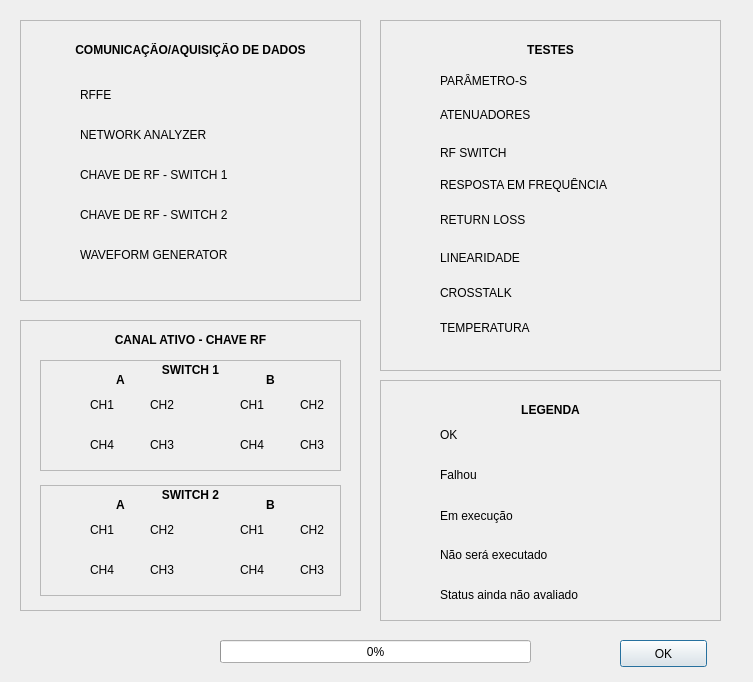
 <widget class="QDialog" name="Dialog">
  <property name="geometry">
   <rect>
    <x>0</x>
    <y>0</y>
    <width>753</width>
    <height>682</height>
   </rect>
  </property>
  <property name="windowTitle">
   <string>Status</string>
  </property>
  <widget class="QFrame" name="frame">
   <property name="geometry">
    <rect>
     <x>20</x>
     <y>20</y>
     <width>341</width>
     <height>281</height>
    </rect>
   </property>
   <property name="frameShape">
    <enum>QFrame::StyledPanel</enum>
   </property>
   <property name="frameShadow">
    <enum>QFrame::Raised</enum>
   </property>
   <widget class="QLabel" name="label_4">
    <property name="geometry">
     <rect>
      <x>60</x>
      <y>185</y>
      <width>161</width>
      <height>21</height>
     </rect>
    </property>
    <property name="text">
     <string>&lt;html&gt;&lt;head/&gt;&lt;body&gt;&lt;p&gt;CHAVE DE RF - SWITCH 2&lt;/p&gt;&lt;/body&gt;&lt;/html&gt;</string>
    </property>
   </widget>
   <widget class="QLabel" name="label">
    <property name="geometry">
     <rect>
      <x>60</x>
      <y>65</y>
      <width>51</width>
      <height>21</height>
     </rect>
    </property>
    <property name="text">
     <string>&lt;html&gt;&lt;head/&gt;&lt;body&gt;&lt;p&gt;RFFE&lt;/p&gt;&lt;/body&gt;&lt;/html&gt;</string>
    </property>
   </widget>
   <widget class="KLed" name="kled_NETWORK">
    <property name="geometry">
     <rect>
      <x>20</x>
      <y>100</y>
      <width>28</width>
      <height>28</height>
     </rect>
    </property>
    <property name="state">
     <enum>KLed::Off</enum>
    </property>
   </widget>
   <widget class="KLed" name="kled_SWITCH2">
    <property name="geometry">
     <rect>
      <x>20</x>
      <y>180</y>
      <width>28</width>
      <height>28</height>
     </rect>
    </property>
    <property name="state">
     <enum>KLed::Off</enum>
    </property>
   </widget>
   <widget class="KLed" name="kled_RFFE">
    <property name="geometry">
     <rect>
      <x>20</x>
      <y>60</y>
      <width>28</width>
      <height>28</height>
     </rect>
    </property>
    <property name="state">
     <enum>KLed::Off</enum>
    </property>
   </widget>
   <widget class="QLabel" name="label_3">
    <property name="geometry">
     <rect>
      <x>60</x>
      <y>145</y>
      <width>251</width>
      <height>21</height>
     </rect>
    </property>
    <property name="text">
     <string>&lt;html&gt;&lt;head/&gt;&lt;body&gt;&lt;p&gt;CHAVE DE RF - SWITCH 1&lt;/p&gt;&lt;/body&gt;&lt;/html&gt;</string>
    </property>
   </widget>
   <widget class="KLed" name="kled_SWITCH1">
    <property name="geometry">
     <rect>
      <x>20</x>
      <y>140</y>
      <width>28</width>
      <height>28</height>
     </rect>
    </property>
    <property name="state">
     <enum>KLed::Off</enum>
    </property>
   </widget>
   <widget class="QLabel" name="label_2">
    <property name="geometry">
     <rect>
      <x>60</x>
      <y>105</y>
      <width>201</width>
      <height>21</height>
     </rect>
    </property>
    <property name="text">
     <string>&lt;html&gt;&lt;head/&gt;&lt;body&gt;&lt;p&gt;NETWORK ANALYZER&lt;/p&gt;&lt;/body&gt;&lt;/html&gt;</string>
    </property>
   </widget>
   <widget class="QLabel" name="label_5">
    <property name="geometry">
     <rect>
      <x>0</x>
      <y>20</y>
      <width>341</width>
      <height>20</height>
     </rect>
    </property>
    <property name="text">
     <string>&lt;html&gt;&lt;head/&gt;&lt;body&gt;&lt;p align=&quot;center&quot;&gt;&lt;span style=&quot; font-weight:600;&quot;&gt;COMUNICAÇÃO/AQUISIÇÃO DE DADOS&lt;/span&gt;&lt;/p&gt;&lt;/body&gt;&lt;/html&gt;</string>
    </property>
   </widget>
   <widget class="QLabel" name="label_14">
    <property name="geometry">
     <rect>
      <x>60</x>
      <y>225</y>
      <width>171</width>
      <height>21</height>
     </rect>
    </property>
    <property name="text">
     <string>&lt;html&gt;&lt;head/&gt;&lt;body&gt;&lt;p&gt;WAVEFORM GENERATOR&lt;/p&gt;&lt;/body&gt;&lt;/html&gt;</string>
    </property>
   </widget>
   <widget class="KLed" name="kled_WAVEFORM">
    <property name="geometry">
     <rect>
      <x>20</x>
      <y>220</y>
      <width>28</width>
      <height>28</height>
     </rect>
    </property>
    <property name="state">
     <enum>KLed::Off</enum>
    </property>
   </widget>
  </widget>
  <widget class="QFrame" name="frame_2">
   <property name="geometry">
    <rect>
     <x>380</x>
     <y>20</y>
     <width>341</width>
     <height>351</height>
    </rect>
   </property>
   <property name="frameShape">
    <enum>QFrame::StyledPanel</enum>
   </property>
   <property name="frameShadow">
    <enum>QFrame::Raised</enum>
   </property>
   <widget class="QLabel" name="label_6">
    <property name="geometry">
     <rect>
      <x>60</x>
      <y>155</y>
      <width>181</width>
      <height>20</height>
     </rect>
    </property>
    <property name="text">
     <string>&lt;html&gt;&lt;head/&gt;&lt;body&gt;&lt;p&gt;RESPOSTA EM FREQUÊNCIA&lt;/p&gt;&lt;/body&gt;&lt;/html&gt;</string>
    </property>
   </widget>
   <widget class="QLabel" name="label_7">
    <property name="geometry">
     <rect>
      <x>60</x>
      <y>51</y>
      <width>121</width>
      <height>20</height>
     </rect>
    </property>
    <property name="text">
     <string>&lt;html&gt;&lt;head/&gt;&lt;body&gt;&lt;p&gt;PARÂMETRO-S&lt;/p&gt;&lt;/body&gt;&lt;/html&gt;</string>
    </property>
   </widget>
   <widget class="KLed" name="kled_ATENUADORES_TEST">
    <property name="geometry">
     <rect>
      <x>20</x>
      <y>80</y>
      <width>31</width>
      <height>31</height>
     </rect>
    </property>
    <property name="state">
     <enum>KLed::Off</enum>
    </property>
   </widget>
   <widget class="KLed" name="kled_RESP_FREQ_TEST">
    <property name="geometry">
     <rect>
      <x>20</x>
      <y>150</y>
      <width>31</width>
      <height>31</height>
     </rect>
    </property>
    <property name="state">
     <enum>KLed::Off</enum>
    </property>
   </widget>
   <widget class="KLed" name="kled_PARAMETRO_S_TEST">
    <property name="geometry">
     <rect>
      <x>20</x>
      <y>45</y>
      <width>31</width>
      <height>31</height>
     </rect>
    </property>
    <property name="state">
     <enum>KLed::Off</enum>
    </property>
   </widget>
   <widget class="QLabel" name="label_8">
    <property name="geometry">
     <rect>
      <x>60</x>
      <y>125</y>
      <width>81</width>
      <height>16</height>
     </rect>
    </property>
    <property name="text">
     <string>&lt;html&gt;&lt;head/&gt;&lt;body&gt;&lt;p&gt;RF SWITCH&lt;/p&gt;&lt;/body&gt;&lt;/html&gt;</string>
    </property>
   </widget>
   <widget class="KLed" name="kled_RF_SWITCH_TEST">
    <property name="geometry">
     <rect>
      <x>20</x>
      <y>115</y>
      <width>31</width>
      <height>31</height>
     </rect>
    </property>
    <property name="state">
     <enum>KLed::Off</enum>
    </property>
   </widget>
   <widget class="QLabel" name="label_9">
    <property name="geometry">
     <rect>
      <x>60</x>
      <y>85</y>
      <width>201</width>
      <height>21</height>
     </rect>
    </property>
    <property name="text">
     <string>&lt;html&gt;&lt;head/&gt;&lt;body&gt;&lt;p&gt;ATENUADORES&lt;/p&gt;&lt;/body&gt;&lt;/html&gt;</string>
    </property>
   </widget>
   <widget class="QLabel" name="label_10">
    <property name="geometry">
     <rect>
      <x>0</x>
      <y>20</y>
      <width>341</width>
      <height>20</height>
     </rect>
    </property>
    <property name="text">
     <string>&lt;html&gt;&lt;head/&gt;&lt;body&gt;&lt;p align=&quot;center&quot;&gt;&lt;span style=&quot; font-weight:600;&quot;&gt;TESTES&lt;/span&gt;&lt;/p&gt;&lt;/body&gt;&lt;/html&gt;</string>
    </property>
   </widget>
   <widget class="KLed" name="kled_RETURN_LOSS_TEST">
    <property name="geometry">
     <rect>
      <x>20</x>
      <y>185</y>
      <width>31</width>
      <height>31</height>
     </rect>
    </property>
    <property name="state">
     <enum>KLed::Off</enum>
    </property>
   </widget>
   <widget class="QLabel" name="label_12">
    <property name="geometry">
     <rect>
      <x>60</x>
      <y>190</y>
      <width>141</width>
      <height>21</height>
     </rect>
    </property>
    <property name="text">
     <string>&lt;html&gt;&lt;head/&gt;&lt;body&gt;&lt;p&gt;RETURN LOSS&lt;/p&gt;&lt;/body&gt;&lt;/html&gt;</string>
    </property>
   </widget>
   <widget class="KLed" name="kled_LINEARIDADE_TEST">
    <property name="geometry">
     <rect>
      <x>20</x>
      <y>220</y>
      <width>31</width>
      <height>31</height>
     </rect>
    </property>
    <property name="state">
     <enum>KLed::Off</enum>
    </property>
   </widget>
   <widget class="QLabel" name="label_13">
    <property name="geometry">
     <rect>
      <x>60</x>
      <y>230</y>
      <width>141</width>
      <height>16</height>
     </rect>
    </property>
    <property name="text">
     <string>&lt;html&gt;&lt;head/&gt;&lt;body&gt;&lt;p&gt;LINEARIDADE&lt;/p&gt;&lt;/body&gt;&lt;/html&gt;</string>
    </property>
   </widget>
   <widget class="KLed" name="kled_CROSSTALK_TEST">
    <property name="geometry">
     <rect>
      <x>20</x>
      <y>255</y>
      <width>31</width>
      <height>31</height>
     </rect>
    </property>
    <property name="state">
     <enum>KLed::Off</enum>
    </property>
   </widget>
   <widget class="QLabel" name="label_15">
    <property name="geometry">
     <rect>
      <x>60</x>
      <y>265</y>
      <width>141</width>
      <height>16</height>
     </rect>
    </property>
    <property name="text">
     <string>&lt;html&gt;&lt;head/&gt;&lt;body&gt;&lt;p&gt;CROSSTALK&lt;/p&gt;&lt;/body&gt;&lt;/html&gt;</string>
    </property>
   </widget>
   <widget class="KLed" name="kled_TEMPERATURE_TEST">
    <property name="geometry">
     <rect>
      <x>20</x>
      <y>290</y>
      <width>31</width>
      <height>31</height>
     </rect>
    </property>
    <property name="state">
     <enum>KLed::Off</enum>
    </property>
   </widget>
   <widget class="QLabel" name="label_16">
    <property name="geometry">
     <rect>
      <x>60</x>
      <y>300</y>
      <width>101</width>
      <height>16</height>
     </rect>
    </property>
    <property name="text">
     <string>&lt;html&gt;&lt;head/&gt;&lt;body&gt;&lt;p&gt;TEMPERATURA&lt;/p&gt;&lt;/body&gt;&lt;/html&gt;</string>
    </property>
   </widget>
  </widget>
  <widget class="QFrame" name="frame_4">
   <property name="geometry">
    <rect>
     <x>380</x>
     <y>380</y>
     <width>341</width>
     <height>241</height>
    </rect>
   </property>
   <property name="frameShape">
    <enum>QFrame::StyledPanel</enum>
   </property>
   <property name="frameShadow">
    <enum>QFrame::Raised</enum>
   </property>
   <widget class="QLabel" name="label_27">
    <property name="geometry">
     <rect>
      <x>60</x>
      <y>45</y>
      <width>51</width>
      <height>21</height>
     </rect>
    </property>
    <property name="text">
     <string>&lt;html&gt;&lt;head/&gt;&lt;body&gt;&lt;p&gt;OK&lt;/p&gt;&lt;/body&gt;&lt;/html&gt;</string>
    </property>
   </widget>
   <widget class="KLed" name="kled_statusFAIL">
    <property name="geometry">
     <rect>
      <x>20</x>
      <y>80</y>
      <width>28</width>
      <height>28</height>
     </rect>
    </property>
    <property name="color">
     <color>
      <red>255</red>
      <green>0</green>
      <blue>0</blue>
     </color>
    </property>
   </widget>
   <widget class="KLed" name="kled_statusOK">
    <property name="geometry">
     <rect>
      <x>20</x>
      <y>40</y>
      <width>28</width>
      <height>28</height>
     </rect>
    </property>
   </widget>
   <widget class="QLabel" name="label_28">
    <property name="geometry">
     <rect>
      <x>60</x>
      <y>165</y>
      <width>251</width>
      <height>21</height>
     </rect>
    </property>
    <property name="text">
     <string>&lt;html&gt;&lt;head/&gt;&lt;body&gt;&lt;p&gt;Não será executado&lt;/p&gt;&lt;/body&gt;&lt;/html&gt;</string>
    </property>
   </widget>
   <widget class="KLed" name="kled_statusNotUsed">
    <property name="geometry">
     <rect>
      <x>20</x>
      <y>160</y>
      <width>28</width>
      <height>28</height>
     </rect>
    </property>
    <property name="color">
     <color>
      <red>0</red>
      <green>0</green>
      <blue>255</blue>
     </color>
    </property>
   </widget>
   <widget class="QLabel" name="label_29">
    <property name="geometry">
     <rect>
      <x>60</x>
      <y>85</y>
      <width>201</width>
      <height>21</height>
     </rect>
    </property>
    <property name="text">
     <string>&lt;html&gt;&lt;head/&gt;&lt;body&gt;&lt;p&gt;Falhou&lt;/p&gt;&lt;/body&gt;&lt;/html&gt;</string>
    </property>
   </widget>
   <widget class="QLabel" name="label_30">
    <property name="geometry">
     <rect>
      <x>0</x>
      <y>20</y>
      <width>341</width>
      <height>20</height>
     </rect>
    </property>
    <property name="text">
     <string>&lt;html&gt;&lt;head/&gt;&lt;body&gt;&lt;p align=&quot;center&quot;&gt;&lt;span style=&quot; font-weight:600;&quot;&gt;LEGENDA&lt;/span&gt;&lt;/p&gt;&lt;/body&gt;&lt;/html&gt;</string>
    </property>
   </widget>
   <widget class="KLed" name="kled_statusNaoAvaliado">
    <property name="geometry">
     <rect>
      <x>20</x>
      <y>200</y>
      <width>28</width>
      <height>28</height>
     </rect>
    </property>
    <property name="state">
     <enum>KLed::Off</enum>
    </property>
   </widget>
   <widget class="QLabel" name="label_31">
    <property name="geometry">
     <rect>
      <x>60</x>
      <y>205</y>
      <width>251</width>
      <height>21</height>
     </rect>
    </property>
    <property name="text">
     <string>&lt;html&gt;&lt;head/&gt;&lt;body&gt;&lt;p&gt;Status ainda não avaliado&lt;/p&gt;&lt;/body&gt;&lt;/html&gt;</string>
    </property>
   </widget>
   <widget class="KLed" name="kled_statusExecutando">
    <property name="geometry">
     <rect>
      <x>20</x>
      <y>120</y>
      <width>28</width>
      <height>28</height>
     </rect>
    </property>
    <property name="color">
     <color>
      <red>255</red>
      <green>255</green>
      <blue>0</blue>
     </color>
    </property>
   </widget>
   <widget class="QLabel" name="label_32">
    <property name="geometry">
     <rect>
      <x>60</x>
      <y>126</y>
      <width>201</width>
      <height>20</height>
     </rect>
    </property>
    <property name="text">
     <string>&lt;html&gt;&lt;head/&gt;&lt;body&gt;&lt;p&gt;Em execução&lt;/p&gt;&lt;/body&gt;&lt;/html&gt;</string>
    </property>
   </widget>
  </widget>
  <widget class="QPushButton" name="OK_Button">
   <property name="geometry">
    <rect>
     <x>620</x>
     <y>640</y>
     <width>87</width>
     <height>27</height>
    </rect>
   </property>
   <property name="text">
    <string>OK</string>
   </property>
  </widget>
  <widget class="QProgressBar" name="progressBar">
   <property name="geometry">
    <rect>
     <x>220</x>
     <y>640</y>
     <width>311</width>
     <height>23</height>
    </rect>
   </property>
   <property name="value">
    <number>0</number>
   </property>
  </widget>
  <widget class="QFrame" name="frame_3">
   <property name="geometry">
    <rect>
     <x>20</x>
     <y>320</y>
     <width>341</width>
     <height>291</height>
    </rect>
   </property>
   <property name="frameShape">
    <enum>QFrame::StyledPanel</enum>
   </property>
   <property name="frameShadow">
    <enum>QFrame::Raised</enum>
   </property>
   <widget class="QLabel" name="label_33">
    <property name="geometry">
     <rect>
      <x>0</x>
      <y>10</y>
      <width>341</width>
      <height>20</height>
     </rect>
    </property>
    <property name="text">
     <string>&lt;html&gt;&lt;head/&gt;&lt;body&gt;&lt;p align=&quot;center&quot;&gt;&lt;span style=&quot; font-weight:600;&quot;&gt;CANAL ATIVO - CHAVE RF&lt;/span&gt;&lt;/p&gt;&lt;/body&gt;&lt;/html&gt;</string>
    </property>
   </widget>
   <widget class="KLed" name="kled_CH1_B_SWITCH2">
    <property name="geometry">
     <rect>
      <x>190</x>
      <y>195</y>
      <width>28</width>
      <height>28</height>
     </rect>
    </property>
    <property name="state">
     <enum>KLed::Off</enum>
    </property>
   </widget>
   <widget class="QLabel" name="label_36">
    <property name="geometry">
     <rect>
      <x>280</x>
      <y>200</y>
      <width>31</width>
      <height>21</height>
     </rect>
    </property>
    <property name="text">
     <string>&lt;html&gt;&lt;head/&gt;&lt;body&gt;&lt;p&gt;CH2&lt;/p&gt;&lt;/body&gt;&lt;/html&gt;</string>
    </property>
   </widget>
   <widget class="KLed" name="kled_CH4_B_SWITCH2">
    <property name="geometry">
     <rect>
      <x>190</x>
      <y>235</y>
      <width>28</width>
      <height>28</height>
     </rect>
    </property>
    <property name="state">
     <enum>KLed::Off</enum>
    </property>
   </widget>
   <widget class="QLabel" name="label_37">
    <property name="geometry">
     <rect>
      <x>220</x>
      <y>240</y>
      <width>31</width>
      <height>21</height>
     </rect>
    </property>
    <property name="text">
     <string>&lt;html&gt;&lt;head/&gt;&lt;body&gt;&lt;p&gt;CH4&lt;/p&gt;&lt;/body&gt;&lt;/html&gt;</string>
    </property>
   </widget>
   <widget class="KLed" name="kled_CH2_B_SWITCH2">
    <property name="geometry">
     <rect>
      <x>250</x>
      <y>195</y>
      <width>28</width>
      <height>28</height>
     </rect>
    </property>
    <property name="state">
     <enum>KLed::Off</enum>
    </property>
   </widget>
   <widget class="KLed" name="kled_CH3_B_SWITCH2">
    <property name="geometry">
     <rect>
      <x>250</x>
      <y>235</y>
      <width>28</width>
      <height>28</height>
     </rect>
    </property>
    <property name="state">
     <enum>KLed::Off</enum>
    </property>
   </widget>
   <widget class="QLabel" name="label_38">
    <property name="geometry">
     <rect>
      <x>220</x>
      <y>200</y>
      <width>31</width>
      <height>21</height>
     </rect>
    </property>
    <property name="text">
     <string>&lt;html&gt;&lt;head/&gt;&lt;body&gt;&lt;p&gt;CH1&lt;/p&gt;&lt;/body&gt;&lt;/html&gt;</string>
    </property>
   </widget>
   <widget class="QLabel" name="label_39">
    <property name="geometry">
     <rect>
      <x>280</x>
      <y>240</y>
      <width>31</width>
      <height>21</height>
     </rect>
    </property>
    <property name="text">
     <string>&lt;html&gt;&lt;head/&gt;&lt;body&gt;&lt;p&gt;CH3&lt;/p&gt;&lt;/body&gt;&lt;/html&gt;</string>
    </property>
   </widget>
   <widget class="KLed" name="kled_CH3_A_SWITCH2">
    <property name="geometry">
     <rect>
      <x>100</x>
      <y>235</y>
      <width>28</width>
      <height>28</height>
     </rect>
    </property>
    <property name="state">
     <enum>KLed::Off</enum>
    </property>
   </widget>
   <widget class="QLabel" name="label_40">
    <property name="geometry">
     <rect>
      <x>130</x>
      <y>200</y>
      <width>31</width>
      <height>21</height>
     </rect>
    </property>
    <property name="text">
     <string>&lt;html&gt;&lt;head/&gt;&lt;body&gt;&lt;p&gt;CH2&lt;/p&gt;&lt;/body&gt;&lt;/html&gt;</string>
    </property>
   </widget>
   <widget class="QLabel" name="label_41">
    <property name="geometry">
     <rect>
      <x>130</x>
      <y>240</y>
      <width>31</width>
      <height>21</height>
     </rect>
    </property>
    <property name="text">
     <string>&lt;html&gt;&lt;head/&gt;&lt;body&gt;&lt;p&gt;CH3&lt;/p&gt;&lt;/body&gt;&lt;/html&gt;</string>
    </property>
   </widget>
   <widget class="QLabel" name="label_42">
    <property name="geometry">
     <rect>
      <x>70</x>
      <y>240</y>
      <width>31</width>
      <height>21</height>
     </rect>
    </property>
    <property name="text">
     <string>&lt;html&gt;&lt;head/&gt;&lt;body&gt;&lt;p&gt;CH4&lt;/p&gt;&lt;/body&gt;&lt;/html&gt;</string>
    </property>
   </widget>
   <widget class="KLed" name="kled_CH4_A_SWITCH2">
    <property name="geometry">
     <rect>
      <x>40</x>
      <y>235</y>
      <width>28</width>
      <height>28</height>
     </rect>
    </property>
    <property name="state">
     <enum>KLed::Off</enum>
    </property>
   </widget>
   <widget class="KLed" name="kled_CH1_A_SWITCH2">
    <property name="geometry">
     <rect>
      <x>40</x>
      <y>195</y>
      <width>28</width>
      <height>28</height>
     </rect>
    </property>
    <property name="state">
     <enum>KLed::Off</enum>
    </property>
   </widget>
   <widget class="QLabel" name="label_43">
    <property name="geometry">
     <rect>
      <x>70</x>
      <y>200</y>
      <width>31</width>
      <height>21</height>
     </rect>
    </property>
    <property name="text">
     <string>&lt;html&gt;&lt;head/&gt;&lt;body&gt;&lt;p&gt;CH1&lt;/p&gt;&lt;/body&gt;&lt;/html&gt;</string>
    </property>
   </widget>
   <widget class="KLed" name="kled_CH2_A_SWITCH2">
    <property name="geometry">
     <rect>
      <x>100</x>
      <y>195</y>
      <width>28</width>
      <height>28</height>
     </rect>
    </property>
    <property name="state">
     <enum>KLed::Off</enum>
    </property>
   </widget>
   <widget class="QFrame" name="frame_5">
    <property name="geometry">
     <rect>
      <x>20</x>
      <y>165</y>
      <width>301</width>
      <height>111</height>
     </rect>
    </property>
    <property name="frameShape">
     <enum>QFrame::StyledPanel</enum>
    </property>
    <property name="frameShadow">
     <enum>QFrame::Sunken</enum>
    </property>
   </widget>
   <widget class="QLabel" name="label_44">
    <property name="geometry">
     <rect>
      <x>20</x>
      <y>165</y>
      <width>301</width>
      <height>21</height>
     </rect>
    </property>
    <property name="text">
     <string>&lt;html&gt;&lt;head/&gt;&lt;body&gt;&lt;p align=&quot;center&quot;&gt;&lt;span style=&quot; font-weight:600;&quot;&gt;SWITCH 2&lt;/span&gt;&lt;/p&gt;&lt;/body&gt;&lt;/html&gt;</string>
    </property>
   </widget>
   <widget class="QLabel" name="label_45">
    <property name="geometry">
     <rect>
      <x>40</x>
      <y>175</y>
      <width>121</width>
      <height>21</height>
     </rect>
    </property>
    <property name="text">
     <string>&lt;html&gt;&lt;head/&gt;&lt;body&gt;&lt;p align=&quot;center&quot;&gt;&lt;span style=&quot; font-weight:600;&quot;&gt;A&lt;/span&gt;&lt;/p&gt;&lt;/body&gt;&lt;/html&gt;</string>
    </property>
   </widget>
   <widget class="QLabel" name="label_46">
    <property name="geometry">
     <rect>
      <x>190</x>
      <y>175</y>
      <width>121</width>
      <height>21</height>
     </rect>
    </property>
    <property name="text">
     <string>&lt;html&gt;&lt;head/&gt;&lt;body&gt;&lt;p align=&quot;center&quot;&gt;&lt;span style=&quot; font-weight:600;&quot;&gt;B&lt;/span&gt;&lt;/p&gt;&lt;/body&gt;&lt;/html&gt;</string>
    </property>
   </widget>
   <widget class="QLabel" name="label_47">
    <property name="geometry">
     <rect>
      <x>280</x>
      <y>115</y>
      <width>31</width>
      <height>21</height>
     </rect>
    </property>
    <property name="text">
     <string>&lt;html&gt;&lt;head/&gt;&lt;body&gt;&lt;p&gt;CH3&lt;/p&gt;&lt;/body&gt;&lt;/html&gt;</string>
    </property>
   </widget>
   <widget class="KLed" name="kled_CH2_A_SWITCH1">
    <property name="geometry">
     <rect>
      <x>100</x>
      <y>70</y>
      <width>28</width>
      <height>28</height>
     </rect>
    </property>
    <property name="state">
     <enum>KLed::Off</enum>
    </property>
   </widget>
   <widget class="KLed" name="kled_CH4_B_SWITCH1">
    <property name="geometry">
     <rect>
      <x>190</x>
      <y>110</y>
      <width>28</width>
      <height>28</height>
     </rect>
    </property>
    <property name="state">
     <enum>KLed::Off</enum>
    </property>
   </widget>
   <widget class="QLabel" name="label_48">
    <property name="geometry">
     <rect>
      <x>220</x>
      <y>115</y>
      <width>31</width>
      <height>21</height>
     </rect>
    </property>
    <property name="text">
     <string>&lt;html&gt;&lt;head/&gt;&lt;body&gt;&lt;p&gt;CH4&lt;/p&gt;&lt;/body&gt;&lt;/html&gt;</string>
    </property>
   </widget>
   <widget class="KLed" name="kled_CH1_B_SWITCH1">
    <property name="geometry">
     <rect>
      <x>190</x>
      <y>70</y>
      <width>28</width>
      <height>28</height>
     </rect>
    </property>
    <property name="state">
     <enum>KLed::Off</enum>
    </property>
   </widget>
   <widget class="KLed" name="kled_CH1_A_SWITCH1">
    <property name="geometry">
     <rect>
      <x>40</x>
      <y>70</y>
      <width>28</width>
      <height>28</height>
     </rect>
    </property>
    <property name="state">
     <enum>KLed::Off</enum>
    </property>
   </widget>
   <widget class="KLed" name="kled_CH4_A_SWITCH1">
    <property name="geometry">
     <rect>
      <x>40</x>
      <y>110</y>
      <width>28</width>
      <height>28</height>
     </rect>
    </property>
    <property name="state">
     <enum>KLed::Off</enum>
    </property>
   </widget>
   <widget class="QLabel" name="label_49">
    <property name="geometry">
     <rect>
      <x>130</x>
      <y>115</y>
      <width>31</width>
      <height>21</height>
     </rect>
    </property>
    <property name="text">
     <string>&lt;html&gt;&lt;head/&gt;&lt;body&gt;&lt;p&gt;CH3&lt;/p&gt;&lt;/body&gt;&lt;/html&gt;</string>
    </property>
   </widget>
   <widget class="QLabel" name="label_50">
    <property name="geometry">
     <rect>
      <x>20</x>
      <y>40</y>
      <width>301</width>
      <height>21</height>
     </rect>
    </property>
    <property name="text">
     <string>&lt;html&gt;&lt;head/&gt;&lt;body&gt;&lt;p align=&quot;center&quot;&gt;&lt;span style=&quot; font-weight:600;&quot;&gt;SWITCH 1&lt;/span&gt;&lt;/p&gt;&lt;/body&gt;&lt;/html&gt;</string>
    </property>
   </widget>
   <widget class="KLed" name="kled_CH2_B_SWITCH1">
    <property name="geometry">
     <rect>
      <x>250</x>
      <y>70</y>
      <width>28</width>
      <height>28</height>
     </rect>
    </property>
    <property name="state">
     <enum>KLed::Off</enum>
    </property>
   </widget>
   <widget class="QLabel" name="label_51">
    <property name="geometry">
     <rect>
      <x>280</x>
      <y>75</y>
      <width>31</width>
      <height>21</height>
     </rect>
    </property>
    <property name="text">
     <string>&lt;html&gt;&lt;head/&gt;&lt;body&gt;&lt;p&gt;CH2&lt;/p&gt;&lt;/body&gt;&lt;/html&gt;</string>
    </property>
   </widget>
   <widget class="QLabel" name="label_52">
    <property name="geometry">
     <rect>
      <x>70</x>
      <y>75</y>
      <width>31</width>
      <height>21</height>
     </rect>
    </property>
    <property name="text">
     <string>&lt;html&gt;&lt;head/&gt;&lt;body&gt;&lt;p&gt;CH1&lt;/p&gt;&lt;/body&gt;&lt;/html&gt;</string>
    </property>
   </widget>
   <widget class="QLabel" name="label_53">
    <property name="geometry">
     <rect>
      <x>40</x>
      <y>50</y>
      <width>121</width>
      <height>21</height>
     </rect>
    </property>
    <property name="text">
     <string>&lt;html&gt;&lt;head/&gt;&lt;body&gt;&lt;p align=&quot;center&quot;&gt;&lt;span style=&quot; font-weight:600;&quot;&gt;A&lt;/span&gt;&lt;/p&gt;&lt;/body&gt;&lt;/html&gt;</string>
    </property>
   </widget>
   <widget class="KLed" name="kled_CH3_A_SWITCH1">
    <property name="geometry">
     <rect>
      <x>100</x>
      <y>110</y>
      <width>28</width>
      <height>28</height>
     </rect>
    </property>
    <property name="state">
     <enum>KLed::Off</enum>
    </property>
   </widget>
   <widget class="QLabel" name="label_54">
    <property name="geometry">
     <rect>
      <x>190</x>
      <y>50</y>
      <width>121</width>
      <height>21</height>
     </rect>
    </property>
    <property name="text">
     <string>&lt;html&gt;&lt;head/&gt;&lt;body&gt;&lt;p align=&quot;center&quot;&gt;&lt;span style=&quot; font-weight:600;&quot;&gt;B&lt;/span&gt;&lt;/p&gt;&lt;/body&gt;&lt;/html&gt;</string>
    </property>
   </widget>
   <widget class="QLabel" name="label_55">
    <property name="geometry">
     <rect>
      <x>130</x>
      <y>75</y>
      <width>31</width>
      <height>21</height>
     </rect>
    </property>
    <property name="text">
     <string>&lt;html&gt;&lt;head/&gt;&lt;body&gt;&lt;p&gt;CH2&lt;/p&gt;&lt;/body&gt;&lt;/html&gt;</string>
    </property>
   </widget>
   <widget class="QLabel" name="label_56">
    <property name="geometry">
     <rect>
      <x>220</x>
      <y>75</y>
      <width>31</width>
      <height>21</height>
     </rect>
    </property>
    <property name="text">
     <string>&lt;html&gt;&lt;head/&gt;&lt;body&gt;&lt;p&gt;CH1&lt;/p&gt;&lt;/body&gt;&lt;/html&gt;</string>
    </property>
   </widget>
   <widget class="KLed" name="kled_CH3_B_SWITCH1">
    <property name="geometry">
     <rect>
      <x>250</x>
      <y>110</y>
      <width>28</width>
      <height>28</height>
     </rect>
    </property>
    <property name="state">
     <enum>KLed::Off</enum>
    </property>
   </widget>
   <widget class="QLabel" name="label_57">
    <property name="geometry">
     <rect>
      <x>70</x>
      <y>115</y>
      <width>31</width>
      <height>21</height>
     </rect>
    </property>
    <property name="text">
     <string>&lt;html&gt;&lt;head/&gt;&lt;body&gt;&lt;p&gt;CH4&lt;/p&gt;&lt;/body&gt;&lt;/html&gt;</string>
    </property>
   </widget>
   <widget class="QFrame" name="frame_6">
    <property name="geometry">
     <rect>
      <x>20</x>
      <y>40</y>
      <width>301</width>
      <height>111</height>
     </rect>
    </property>
    <property name="frameShape">
     <enum>QFrame::StyledPanel</enum>
    </property>
    <property name="frameShadow">
     <enum>QFrame::Sunken</enum>
    </property>
   </widget>
   <zorder>frame_6</zorder>
   <zorder>frame_5</zorder>
   <zorder>label_33</zorder>
   <zorder>kled_CH1_B_SWITCH2</zorder>
   <zorder>label_36</zorder>
   <zorder>kled_CH4_B_SWITCH2</zorder>
   <zorder>label_37</zorder>
   <zorder>kled_CH2_B_SWITCH2</zorder>
   <zorder>kled_CH3_B_SWITCH2</zorder>
   <zorder>label_38</zorder>
   <zorder>label_39</zorder>
   <zorder>kled_CH3_A_SWITCH2</zorder>
   <zorder>label_40</zorder>
   <zorder>label_41</zorder>
   <zorder>label_42</zorder>
   <zorder>kled_CH4_A_SWITCH2</zorder>
   <zorder>kled_CH1_A_SWITCH2</zorder>
   <zorder>label_43</zorder>
   <zorder>kled_CH2_A_SWITCH2</zorder>
   <zorder>label_44</zorder>
   <zorder>label_45</zorder>
   <zorder>label_46</zorder>
   <zorder>label_47</zorder>
   <zorder>kled_CH2_A_SWITCH1</zorder>
   <zorder>kled_CH4_B_SWITCH1</zorder>
   <zorder>label_48</zorder>
   <zorder>kled_CH1_B_SWITCH1</zorder>
   <zorder>kled_CH1_A_SWITCH1</zorder>
   <zorder>kled_CH4_A_SWITCH1</zorder>
   <zorder>label_49</zorder>
   <zorder>label_50</zorder>
   <zorder>kled_CH2_B_SWITCH1</zorder>
   <zorder>label_51</zorder>
   <zorder>label_52</zorder>
   <zorder>label_53</zorder>
   <zorder>kled_CH3_A_SWITCH1</zorder>
   <zorder>label_54</zorder>
   <zorder>label_55</zorder>
   <zorder>label_56</zorder>
   <zorder>kled_CH3_B_SWITCH1</zorder>
   <zorder>label_57</zorder>
  </widget>
 </widget>
